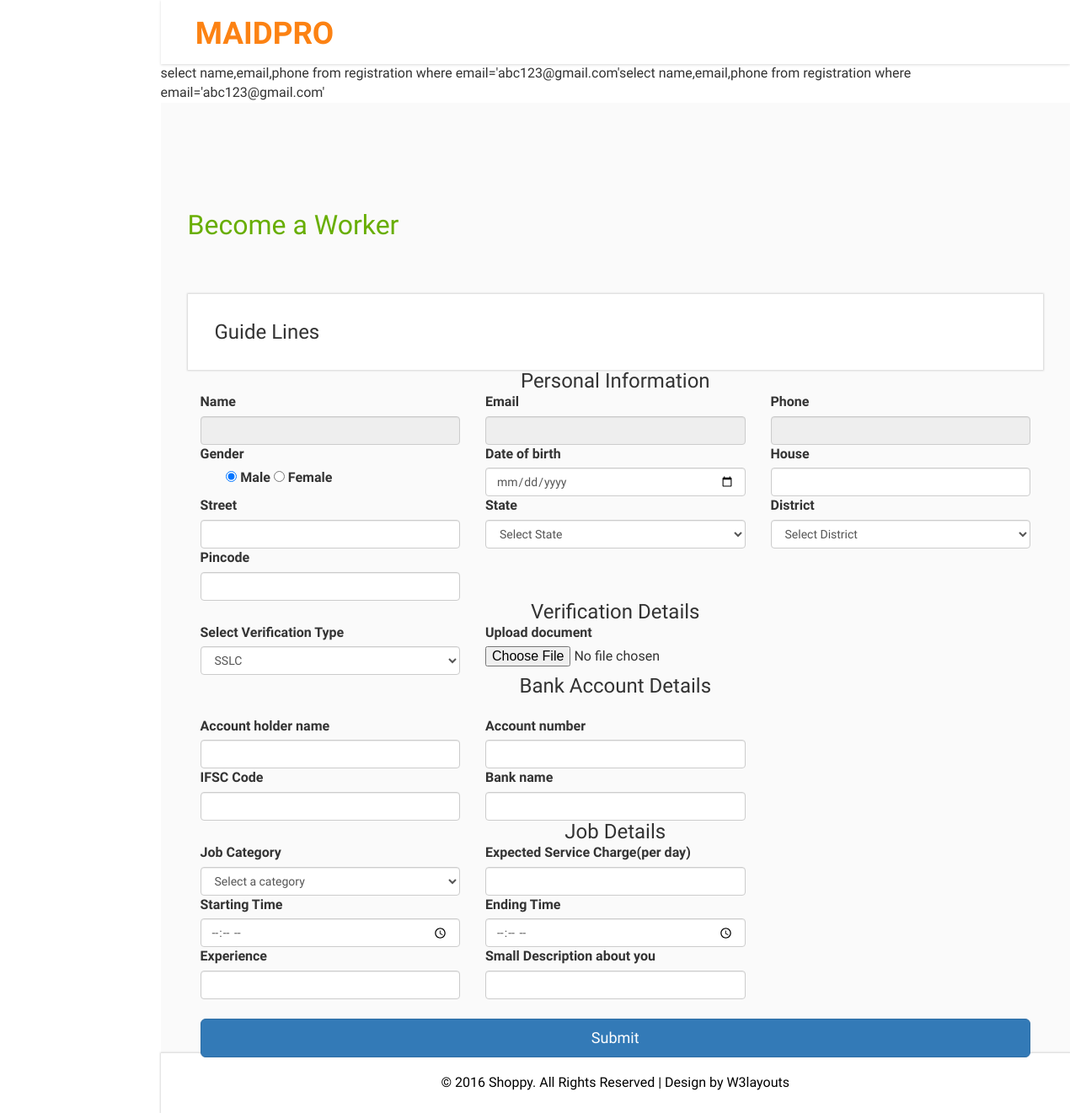
Page /adminverification.php?email=abc123@gmail.com on the earlier database version.
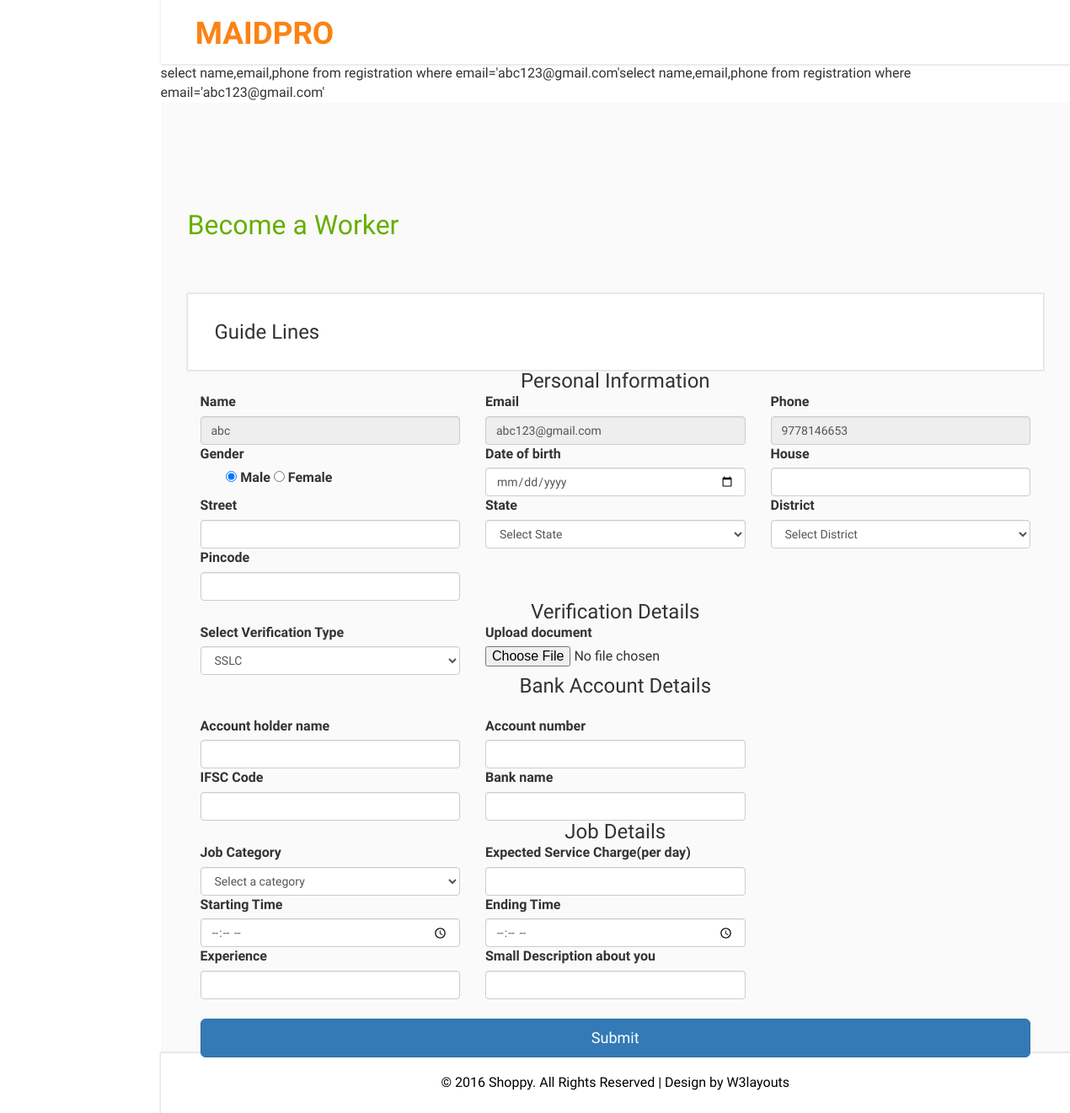
Same page on the later database version.
### tables this page shows
CREATE TABLE `registration` (
  `user_id` int(11) NOT NULL,
  `email` varchar(50) NOT NULL,
  `name` varchar(30) NOT NULL,
  `phone` bigint(11) NOT NULL,
  `profile_pic` varchar(50) NOT NULL DEFAULT 'images/profile_pic.png',
  `house` varchar(30) NOT NULL,
  `place` varchar(30) NOT NULL,
  `district` varchar(30) NOT NULL,
  `state` varchar(30) NOT NULL,
  `pincode` int(10) NOT NULL,
  `gender` varchar(20) NOT NULL,
  `date_of_birth` varchar(20) NOT NULL
);

### adminverification.php (the view, shortened to what the changed rows need)
<?php
	include("header.php");
?>
<?php
include("dbconn.php");
$email=$_GET['email'];
$s="select name,email,phone from registration where email='$email'";
$r=mysqli_query($conn,$s);
$data=mysqli_fetch_assoc($r);
?>
<div class="inner-block">
    <div class="blank">
    	<h2>Become a Worker</h2>
    	<form method="POST" action="addworker.php" enctype="multipart/form-data">
<div class="col-md-4">
    <label for="inputEmail4" class="form-label">Name</label>
    <input type="text" class="form-control"  required=""  name="username" id="username" value="<?php echo $data['name'] ?>" readonly>
  </div>
  <div class="col-md-4">
    <label for="inputEmail4" class="form-label">Email</label>
    <input type="email" class="form-control" id="email" required=""  name="email" value="<?php echo $data['email'] ?>" readonly>
  </div>
  <div class="col-md-4">
    <label for="inputEmail4" class="form-label">Phone</label>
    <input type="text" class="form-control"  required="" name="phone" id="phone" value="<?php echo $data['phone'] ?>" readonly>
  </div>
 <h3 class="text-center">Bank Account Details</h3><br>
    	</form>
    </div>
</div>
<?php
	include("footer.php");
?>

Differences in the rows shown:
added registration: username "abc", email "abc123@gmail.com", phone "9778146653"
